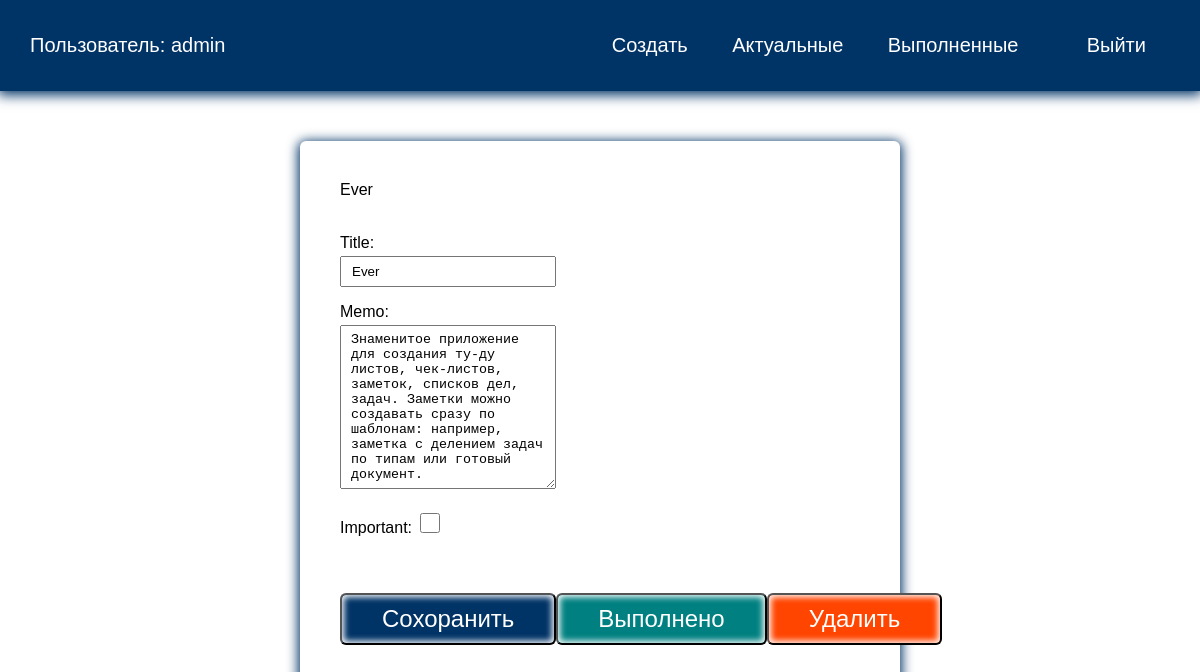
The app's page /todo/12/ (signed in) with its own data.
### todo/models.py (models this page shows, shortened)
class Todo(models.Model):
    title = models.CharField(max_length=100)
    memo = models.TextField(blank=True)
    created = models.DateTimeField(auto_now_add=True)
    date_completed = models.DateTimeField(blank=True, null=True)
    important = models.BooleanField(default=False)
    user = models.ForeignKey(User, on_delete=models.CASCADE)

### todo/views.py (the view, shortened to what this page needs)
# urls.py: path('todo/<int:todo_pk>/',views.viewtodo,name='viewtodo'),
@login_required()
def viewtodo(request, todo_pk):
    todo = get_object_or_404(Todo, pk=todo_pk)
    if request.method == "GET":
        form = TodoForm(instance=todo)
        return render(request, 'todo/viewtodo.html', {'todo': todo, 'form': form})

### todo/forms.py
class TodoForm(ModelForm):
    class Meta:
        model = Todo
        fields = ['title','memo','important']

### todo/templates/todo/viewtodo.html (shortened to what this page needs)
{% extends 'todo/base.html' %}
{% block content %}
<div class="bg">
{{ todo.title }}
<div class="but">
    <form method="post">
        {{ form.as_p}}
        <button class="btn">Сохоранить</button>
    </form>
    <form action="{%url 'completetodo' todo.id %}" method="post">
        <button class="btn good">Выполнено</button>
    </form>
    <form action="{% url 'deletetodo' todo.id %}" method="post">
        <button class="btn remove">Удалить</button>
    </form>
</div>
</div>
{% endblock %}

### todo/templates/todo/base.html (shortened to what this page needs)
<!DOCTYPE html>
{% load static %}
<html lang="en">
<head>
    <link rel="stylesheet" href="{% static 'css/style.css' %}">
</head>
<body>
    <div class="menu">
        <div class="wrap">
            <ul>
                {% if user.is_authenticated %}
                <li class="logo">Пользователь: {{ user.username }}</li>
                <li><a href="{% url 'createtodo' %}">Создать</a></li>
                <li><a href="{% url 'currenttodos' %}">Актуальные</a></li>
                <li><a href="{% url 'completetodos' %}">Выполненные</a></li>
                <li>
                    <form action="{% url 'logoutuser' %}" method="post">
                        <button class="top">Выйти</button>
                    </form>
                </li>
                {% else %}
                <li class="logo"><a href="{% url 'home' %}">UpService</a></li>
                <li><a href="{% url 'signupuser' %}">Зарегестрироваться</a></li>
                <li><a href="{% url 'loginuser' %}">Войти</a></li>
                {% endif %}
            </ul>
        </div>
    </div>
    <div class="content">
        <div class="wrap">
            {% block content %}
            {% endblock %}
        </div>
    </div>
</body>
</html>

### todo/static/css/style.css (style rules this page uses)
body { padding: 0; margin: 0; font-family: Arial, Helvetica, sans-serif; }
.wrap { max-width: 1200px; margin: 0 auto; padding: 10px 30px; box-sizing: border-box; }
.menu { background: #003366; box-shadow: 0 2px 12px 2px #003366; }
ul { list-style: none; padding: 0; }
.menu ul { display: flex; justify-content: space-between; align-items: center; font-size: 20px; }
.menu .logo { margin-right: 30%; color: #fff; }
a { text-decoration: none; }
.menu a { color: #fff; }
.content .wrap { margin-top: 40px; }
.btn { background: #003366; color: #fff; border-radius: 6px; box-shadow: inset 0 0 6px 2px #fff; padding: 10px 40px; font-size: 24px; margin-top: 40px; cursor: pointer; }
.bg { box-shadow: 0 2px 12px 2px #003366; padding: 40px; box-sizing: border-box; border-radius: 6px; max-width: 600px; margin: 0 auto; }
input, textarea { width: 100%; padding: 6px 10px; box-sizing: border-box; margin-top: 4px; }
.top { padding: 4px 24px; margin-top: 0; background: transparent; border: 0; color: #fff; font-size: 20px; }
.but { display: flex; align-items: flex-end; }
.good { background: teal; }
.remove { background: orangered; }
#id_important { width: 20px; height: 20px; }

### records on screen
Todo: title "Ever", memo "Знаменитое приложение для создания ту-ду листов, чек-листов, заметок, списков дел, задач. Заметки можно создавать сразу по шаблонам: например, заметка с делением задач по типам или готовый документ."

### other values on screen
{{ user.username }} "admin"
